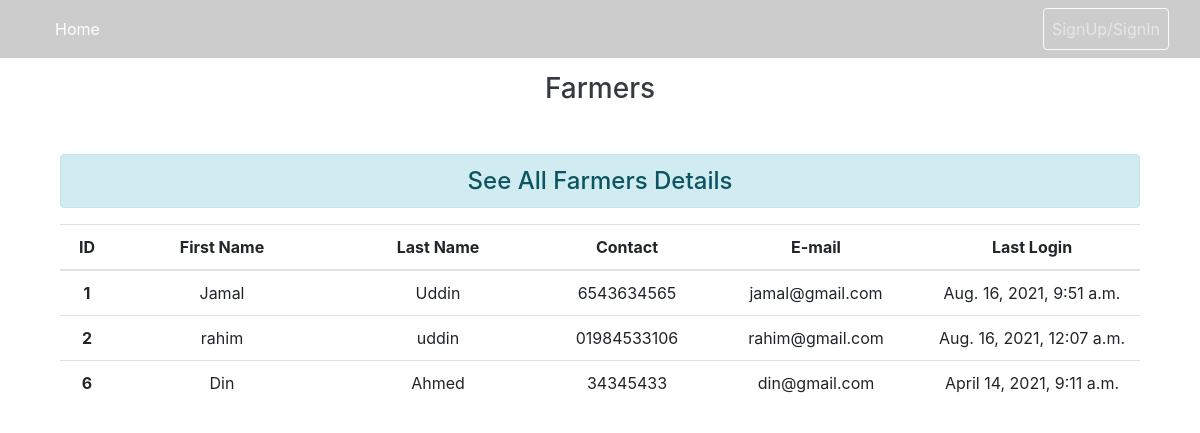
The page /farmer/ on the database its author committed.
### account/models.py (models this page shows, shortened)
class Profile(models.Model):
    PROFESSION = [
        ('Customer', 'Customer'),
        ('Farmer', 'Farmer')
    ]
    GENDER = [
        ('Male', 'Male'),
        ('Female', 'Female'),
        ('Others', 'Others')
    ]
    user = models.OneToOneField(User, on_delete = models.CASCADE,null=False)
    profession = models.CharField(choices=PROFESSION, max_length=250, blank=True)
    gender = models.CharField(choices=GENDER, max_length=250, blank=True)
    contact = models.CharField(max_length=50, blank=True)
    address = models.CharField(max_length=200)

### main/views.py (the view)
# urls.py: path('farmer/',main_views.farmer,name='farmerlist'),
def farmer(request):
        farmer = Profile.objects.filter(profession__contains  = 'Farmer')
        context = {
                'farmer': farmer
        }
        return render (request, 'main/farmer.html', context)

### main/templates/main/farmer.html (shortened to what this page needs)
{% load static %}
<link rel="stylesheet" href="https://stackpath.bootstrapcdn.com/bootstrap/4.5.2/css/bootstrap.min.css"> {% include 'main/partials/navbar.html' %}
<div class="container">
    <div class="col-md-12">
        <h3 class="text-dark my-5 text-center">Farmers</h3>
        <h4 class="text-center alert alert-info my-3">See All Farmers Details</h4>
        {% if farmer %}
        <table class="table">
            <thead>
                <tr class="text-center">
                    <th scope="col" style="width: 5%;">ID</th>
                    <th scope="col" style="width: 20%;">First Name</th>
                    <th scope="col" style="width: 20%;">Last Name</th>
                    <th scope="col" style="width: 15%;">Contact</th>
                    <th scope="col" style="width: 20%;">E-mail</th>
                    <th scope="col" style="width: 30%;">Last Login</th>
                </tr>
            </thead>
            <tbody>
                {% for farmers in farmer %}
                <tr class="text-center">
                    <th scope="row">{{farmers.id}} </th>
                    <td scope="row">{{farmers.user.first_name}}</td>
                    <td scope="row">{{farmers.user.last_name}}</td>
                    <td scope="row">{{farmers.contact}}</td>
                    <td scope="row">{{farmers.user.email}}</td>
                    <td scope="row">{{farmers.user.last_login}}</td>
                </tr>
                {% endfor %}
            </tbody>
        </table>
        {% endif %}
    </div>
</div>

### rows shown on the page
Profile: id "1", user.first_name "Jamal", user.last_name "Uddin", contact "6543634565", user.email "jamal@gmail.com", user.last_login "Aug. 16, 2021, 9:51 a.m."
Profile: id "2", user.first_name "rahim", user.last_name "uddin", contact "01984533106", user.email "rahim@gmail.com", user.last_login "Aug. 16, 2021, 12:07 a.m."
Profile: id "6", user.first_name "Din", user.last_name "Ahmed", contact "34345433", user.email "din@gmail.com", user.last_login "April 14, 2021, 9:11 a.m."
